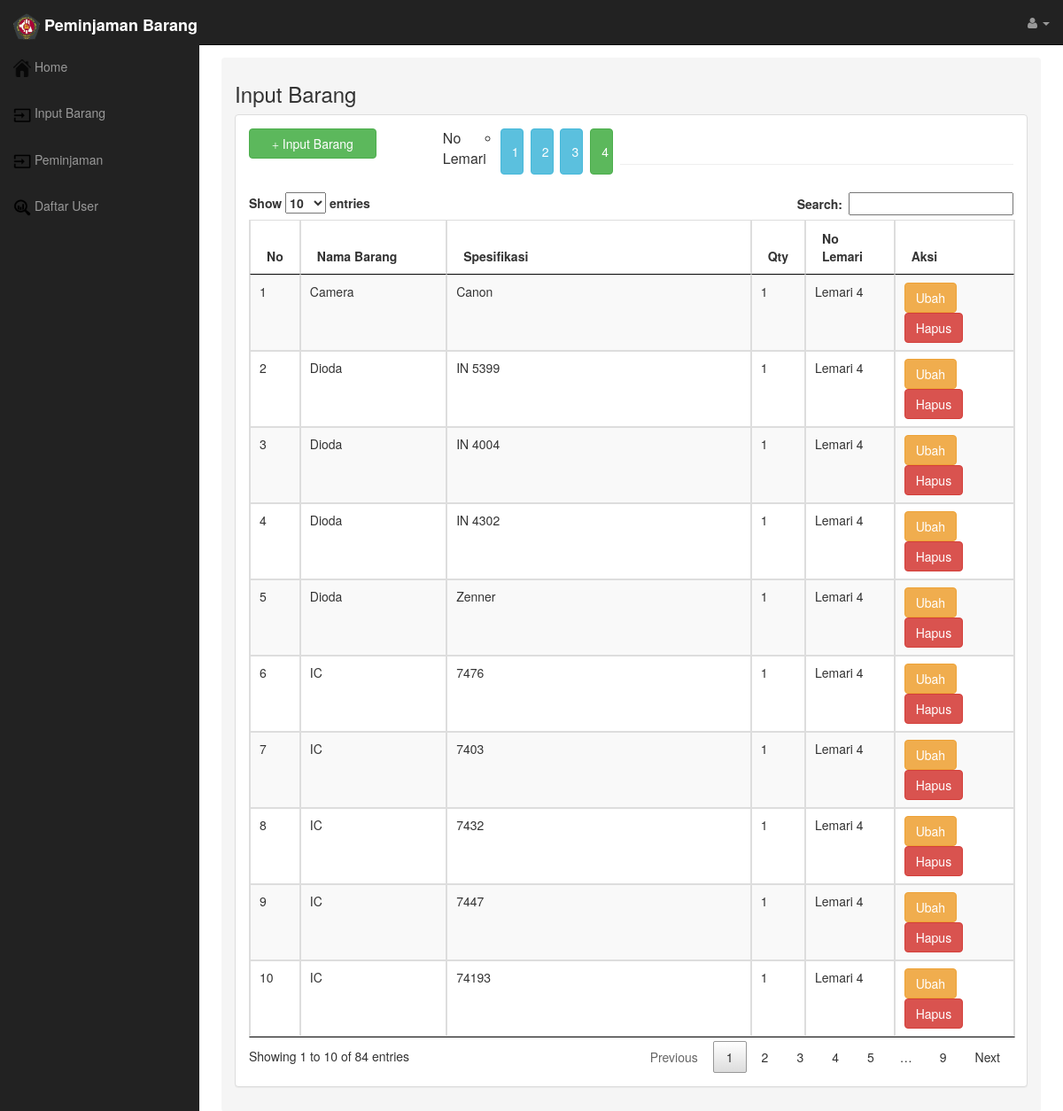
Screenshot of /aplication.php?page=input-barang&no_lemari=Lemari 4 with the database file from the repository.
### tables this page shows
CREATE TABLE `barang` (
  `id_barang` int(4) NOT NULL,
  `namabarang` varchar(60) NOT NULL,
  `spec` varchar(60) NOT NULL,
  `qty` varchar(11) NOT NULL,
  `no_lemari` varchar(10) NOT NULL
);

### Model/Inventory.php (called while the page is built, shortened)
<?php
	include "Database.php";
	class Inventory {
		public function getBarang($no_lemari) {
			$db = new Database();
			$dbConnect = $db->connect();
			$sql = "SELECT * FROM barang where no_lemari='{$no_lemari}' order by namabarang ASC";
			$data = $dbConnect->query($sql);
			return $data;
		}
	}
?>

### Model/Database.php (called while the page is built)
<?php
	class Database {
		private $conn;
		public function connect() {
			$this->conn = new mysqli("localhost", "root", "", "db_inventory");
			return $this->conn;
		}
		public function close() {
			return $this->conn->close();
		}
	}
?>

### Pages/input-barang.php (the view, shortened to what this page needs)
   <?php
	include "Model/inventory.php";
	$inventory = new Inventory();
?>
<h3>Input Barang</h3>
<?php
			if(isset($_GET['no_lemari'])){
				$no_lemari=$_GET['no_lemari'];
			}else{
				$no_lemari="Lemari 1";
			}
?>
				    <div class="panel panel-default">
                            <div class="panel-body">
                                <button style="margin-bottom:20px" data-toggle="modal" data-target="#tambah" class="btn btn-success col-md-2"><span class="glyphicon glyphicon-plus"></span> Input Barang</button>
                                <ul class="navbar-nav">
                                <span style="margin-bottom:20px;margin-left:20px;margin-right:20px;width: 60px;font-size: 1pc" class="col-md-2">No Lemari</span>
	                                <li class="nav-item">
	                                	<a href="?page=input-barang&no_lemari=Lemari 1" style="margin-bottom:20px" class="btn <?php if($no_lemari=='Lemari 1'){echo' btn-success';}else{ echo' btn-info'; } ?> col-md-3">1</a>
	                                </li>
	                                <li class="nav-item">
	                                	<a href="?page=input-barang&no_lemari=Lemari 2" style="margin-bottom:20px" class="btn <?php if($no_lemari=='Lemari 2'){echo' btn-success';}else{ echo' btn-info'; } ?> col-md-3">2</a>
	                                </li>
	                                <li class="nav-item">
	                                	<a href="?page=input-barang&no_lemari=Lemari 3" style="margin-bottom:20px" class="btn <?php if($no_lemari=='Lemari 3'){echo' btn-success';}else{ echo' btn-info'; } ?> col-md-3">3</a>
	                                </li>
	                                <li class="nav-item">
	                                	<a href="?page=input-barang&no_lemari=Lemari 4" style="margin-bottom:20px" class="btn <?php if($no_lemari=='Lemari 4'){echo' btn-success';}else{ echo' btn-info'; } ?> col-md-3">4</a>
	                                </li>
                                </ul>
                                <div class="dataTable_wrapper">
								<table id="example" class="table datatable-save-state  table-striped table-bordered table-hover" >
									<thead>
									<tr>
										<th>No</th>
										<th>Nama Barang</th>
										<th>Spesifikasi</th>
										<th>Qty</th>
										<th>No Lemari</th>
										<th size="20%">Aksi</th>
									</tr>
									</thead>
									<tbody>
			<?php
			$result = $inventory->getBarang($no_lemari);
			$i=0; ?>
			<?php while ($data = $result->Fetch_assoc()):
			$i++;?>
				<tr>
					<td><?php echo $i; ?> </td>
					<td><?php echo $data['namabarang'] ?> </td>
					<td><?php echo $data['spec'] ?> </td>
					<td><?php echo $data['qty'] ?> </td>
					<td><?php echo $data['no_lemari'] ?> </td>
					<td>
						<form method="post" action="Controllers/Inventory/hapus_barang.php">
							<a href="aplication.php?page=ubah-barang&id_barang=<?php echo $data['id_barang'] ?>" class="btn btn-warning">Ubah</a>
							<a onclick="return confirm('Apakah anda yakin ingin menghapusnya ?')"><input type="submit" class="btn btn-danger" value="Hapus"></a>
						</form>
					</td>
				</tr>
				<?php endwhile ?>
								</tbody>
								</div>
							</div>
						</div>

### Asset/css/sb-admin.css (style rules this page uses)
body { margin-top: 50px; }

### rows the page displays
barang: namabarang "Camera", spec "Canon", qty "1", no_lemari "Lemari 4"
barang: namabarang "Dioda", spec "IN 5399", qty "1", no_lemari "Lemari 4"
barang: namabarang "Dioda", spec "IN 4004", qty "1", no_lemari "Lemari 4"
barang: namabarang "Dioda", spec "IN 4302", qty "1", no_lemari "Lemari 4"
barang: namabarang "Dioda", spec "Zenner", qty "1", no_lemari "Lemari 4"
barang: namabarang "IC", spec "7476", qty "1", no_lemari "Lemari 4"
barang: namabarang "IC", spec "7403", qty "1", no_lemari "Lemari 4"
barang: namabarang "IC", spec "7432", qty "1", no_lemari "Lemari 4"
barang: namabarang "IC", spec "7447", qty "1", no_lemari "Lemari 4"
barang: namabarang "IC", spec "74193", qty "1", no_lemari "Lemari 4"
